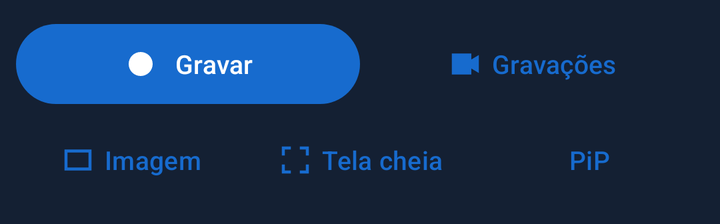
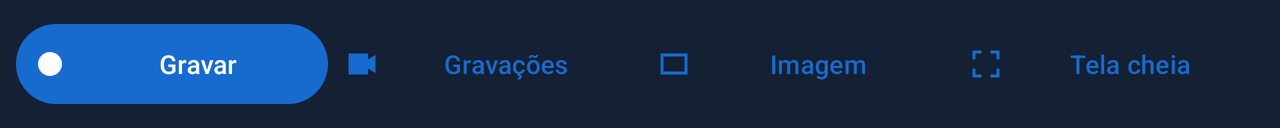

First picture: res/layout/ on a phone held upright. Second picture: the repository's own variant of that layout, on a device whose configuration matches the variant's folder. Source for both follows.
<!-- AndroidManifest.xml: application theme Theme.MinhaCamera -->
<!-- res/layout/player_controls.xml -->
<LinearLayout xmlns:android="http://schemas.android.com/apk/res/android" xmlns:app="http://schemas.android.com/apk/res-auto" android:id="@+id/playerControls" android:layout_width="match_parent" android:layout_height="wrap_content" android:padding="8dp" android:background="@color/player_panel" android:orientation="vertical"><LinearLayout android:id="@+id/controlsPrimary" android:layout_width="match_parent" android:layout_height="wrap_content" android:orientation="horizontal"><com.google.android.material.button.MaterialButton  android:id="@+id/btnRecord" android:layout_width="0dp" android:layout_weight="1" android:layout_height="48dp" android:text="@string/gravar" android:textAllCaps="false" android:maxLines="1" android:ellipsize="end" android:paddingStart="8dp" android:paddingEnd="8dp" android:minWidth="0dp" android:textSize="13sp" app:iconGravity="textStart" app:icon="@drawable/ic_record" /><com.google.android.material.button.MaterialButton style="@style/Widget.Material3.Button.TextButton" android:id="@+id/btnRecordings" android:layout_width="0dp" android:layout_weight="1" android:layout_height="48dp" android:text="@string/gravacoes" android:textAllCaps="false" android:maxLines="1" android:ellipsize="end" android:paddingStart="8dp" android:paddingEnd="8dp" android:minWidth="0dp" android:textSize="13sp" app:iconGravity="textStart" app:icon="@drawable/ic_video" /></LinearLayout><LinearLayout android:id="@+id/controlsSecondary" android:layout_width="match_parent" android:layout_height="wrap_content" android:orientation="horizontal"><com.google.android.material.button.MaterialButton style="@style/Widget.Material3.Button.TextButton" android:id="@+id/btnDisplay" android:layout_width="0dp" android:layout_weight="1" android:layout_height="48dp" android:text="@string/imagem" android:textAllCaps="false" android:maxLines="1" android:ellipsize="end" android:paddingStart="8dp" android:paddingEnd="8dp" android:minWidth="0dp" android:textSize="13sp" app:iconGravity="textStart" app:icon="@drawable/ic_fit" /><com.google.android.material.button.MaterialButton style="@style/Widget.Material3.Button.TextButton" android:id="@+id/btnFullscreen" android:layout_width="0dp" android:layout_weight="1" android:layout_height="48dp" android:text="@string/tela_cheia" android:textAllCaps="false" android:maxLines="1" android:ellipsize="end" android:paddingStart="8dp" android:paddingEnd="8dp" android:minWidth="0dp" android:textSize="13sp" app:iconGravity="textStart" app:icon="@drawable/ic_fullscreen" /><com.google.android.material.button.MaterialButton style="@style/Widget.Material3.Button.TextButton" android:id="@+id/btnPip" android:layout_width="0dp" android:layout_weight="1" android:layout_height="48dp" android:text="@string/pip_short" android:textAllCaps="false" android:maxLines="1" android:minWidth="0dp" android:paddingStart="4dp" android:paddingEnd="4dp" android:textSize="13sp" /></LinearLayout></LinearLayout>
<!-- resources referenced by this layout -->
<resources>
  <color name="player_panel">#142033</color>
  <!-- drawable ic_fit (drawable) -->
  <vector xmlns:android="http://schemas.android.com/apk/res/android" android:width="24dp" android:height="24dp" android:viewportWidth="24" android:viewportHeight="24"><path android:fillColor="#FFFFFF" android:pathData="M3,5H21V19H3ZM5,7V17H19V7Z" /></vector>
  <!-- drawable ic_fullscreen (drawable) -->
  <vector xmlns:android="http://schemas.android.com/apk/res/android" android:width="24dp" android:height="24dp" android:viewportWidth="24" android:viewportHeight="24"><path android:fillColor="#FFFFFF" android:pathData="M3,3H9V5H5V9H3ZM15,3H21V9H19V5H15ZM3,15H5V19H9V21H3ZM19,15H21V21H15V19H19Z" /></vector>
  <!-- drawable ic_record (drawable) -->
  <vector xmlns:android="http://schemas.android.com/apk/res/android" android:width="24dp" android:height="24dp" android:viewportWidth="24" android:viewportHeight="24"><path android:fillColor="#FFFFFF" android:pathData="M12,4A8,8 0,1 0,12 20A8,8 0,1 0,12 4" /></vector>
  <!-- drawable ic_video (drawable) -->
  <vector xmlns:android="http://schemas.android.com/apk/res/android" android:width="24dp" android:height="24dp" android:viewportWidth="24" android:viewportHeight="24"><path android:fillColor="#FFFFFF" android:pathData="M3,5H16V9L21,6V18L16,15V19H3Z" /></vector>
  <string name="gravacoes">Gravações</string>
  <string name="gravar">Gravar</string>
  <string name="imagem">Imagem</string>
  <string name="pip_short">PiP</string>
  <string name="tela_cheia">Tela cheia</string>
  <style name="Theme.MinhaCamera" parent="Theme.Material3.DayNight">
    <item name="colorPrimary">@color/brand_primary</item><item name="colorOnPrimary">@color/brand_on_primary</item><item name="colorSecondary">@color/brand_secondary</item><item name="colorSurface">@color/app_surface</item><item name="colorOnSurface">@color/app_text</item><item name="android:colorBackground">@color/app_background</item><item name="android:windowBackground">@color/app_background</item><item name="android:statusBarColor">@color/brand_primary</item><item name="android:navigationBarColor">@color/app_background</item><item name="android:windowLightStatusBar">false</item>
   </style>
  <color name="brand_primary">#176BCE</color>
  <color name="brand_on_primary">#FFFFFF</color>
  <color name="brand_secondary">#007F8B</color>
  <color name="app_surface">#FFFFFF</color>
  <color name="app_text">#17283E</color>
  <color name="app_background">#F2F6FB</color>
</resources>
<!-- res/layout-land/player_controls.xml (the repository's variant of the layout above) -->
<!-- drawn on the phone turned sideways -->
<LinearLayout xmlns:android="http://schemas.android.com/apk/res/android" xmlns:app="http://schemas.android.com/apk/res-auto" android:layout_width="match_parent" android:layout_height="wrap_content" android:padding="8dp" android:background="@color/player_panel" android:orientation="horizontal"><com.google.android.material.button.MaterialButton  android:id="@+id/btnRecord" android:layout_width="0dp" android:layout_weight="1" android:layout_height="48dp" android:text="@string/gravar" android:textAllCaps="false" android:maxLines="1" android:ellipsize="end" android:paddingStart="8dp" android:paddingEnd="8dp" android:minWidth="0dp" android:textSize="13sp" app:icon="@drawable/ic_record" /><com.google.android.material.button.MaterialButton style="@style/Widget.Material3.Button.TextButton" android:id="@+id/btnRecordings" android:layout_width="0dp" android:layout_weight="1" android:layout_height="48dp" android:text="@string/gravacoes" android:textAllCaps="false" android:maxLines="1" android:ellipsize="end" android:paddingStart="8dp" android:paddingEnd="8dp" android:minWidth="0dp" android:textSize="13sp" app:icon="@drawable/ic_video" /><com.google.android.material.button.MaterialButton style="@style/Widget.Material3.Button.TextButton" android:id="@+id/btnDisplay" android:layout_width="0dp" android:layout_weight="1" android:layout_height="48dp" android:text="@string/imagem" android:textAllCaps="false" android:maxLines="1" android:ellipsize="end" android:paddingStart="8dp" android:paddingEnd="8dp" android:minWidth="0dp" android:textSize="13sp" app:icon="@drawable/ic_fit" /><com.google.android.material.button.MaterialButton style="@style/Widget.Material3.Button.TextButton" android:id="@+id/btnFullscreen" android:layout_width="0dp" android:layout_weight="1" android:layout_height="48dp" android:text="@string/tela_cheia" android:textAllCaps="false" android:maxLines="1" android:ellipsize="end" android:paddingStart="8dp" android:paddingEnd="8dp" android:minWidth="0dp" android:textSize="13sp" app:icon="@drawable/ic_fullscreen" /></LinearLayout>
<!-- resources referenced by the variant -->
<!-- as the phone turned sideways resolves them -->
<resources>
  <color name="player_panel">#142033</color>
  <!-- drawable ic_fit (drawable) -->
  <vector xmlns:android="http://schemas.android.com/apk/res/android" android:width="24dp" android:height="24dp" android:viewportWidth="24" android:viewportHeight="24"><path android:fillColor="#FFFFFF" android:pathData="M3,5H21V19H3ZM5,7V17H19V7Z" /></vector>
  <!-- drawable ic_fullscreen (drawable) -->
  <vector xmlns:android="http://schemas.android.com/apk/res/android" android:width="24dp" android:height="24dp" android:viewportWidth="24" android:viewportHeight="24"><path android:fillColor="#FFFFFF" android:pathData="M3,3H9V5H5V9H3ZM15,3H21V9H19V5H15ZM3,15H5V19H9V21H3ZM19,15H21V21H15V19H19Z" /></vector>
  <!-- drawable ic_record (drawable) -->
  <vector xmlns:android="http://schemas.android.com/apk/res/android" android:width="24dp" android:height="24dp" android:viewportWidth="24" android:viewportHeight="24"><path android:fillColor="#FFFFFF" android:pathData="M12,4A8,8 0,1 0,12 20A8,8 0,1 0,12 4" /></vector>
  <!-- drawable ic_video (drawable) -->
  <vector xmlns:android="http://schemas.android.com/apk/res/android" android:width="24dp" android:height="24dp" android:viewportWidth="24" android:viewportHeight="24"><path android:fillColor="#FFFFFF" android:pathData="M3,5H16V9L21,6V18L16,15V19H3Z" /></vector>
  <string name="gravacoes">Gravações</string>
  <string name="gravar">Gravar</string>
  <string name="imagem">Imagem</string>
  <string name="tela_cheia">Tela cheia</string>
  <style name="Theme.MinhaCamera" parent="Theme.Material3.DayNight">
    <item name="colorPrimary">@color/brand_primary</item><item name="colorOnPrimary">@color/brand_on_primary</item><item name="colorSecondary">@color/brand_secondary</item><item name="colorSurface">@color/app_surface</item><item name="colorOnSurface">@color/app_text</item><item name="android:colorBackground">@color/app_background</item><item name="android:windowBackground">@color/app_background</item><item name="android:statusBarColor">@color/brand_primary</item><item name="android:navigationBarColor">@color/app_background</item><item name="android:windowLightStatusBar">false</item>
   </style>
  <color name="brand_primary">#176BCE</color>
  <color name="brand_on_primary">#FFFFFF</color>
  <color name="brand_secondary">#007F8B</color>
  <color name="app_surface">#FFFFFF</color>
  <color name="app_text">#17283E</color>
  <color name="app_background">#F2F6FB</color>
</resources>
